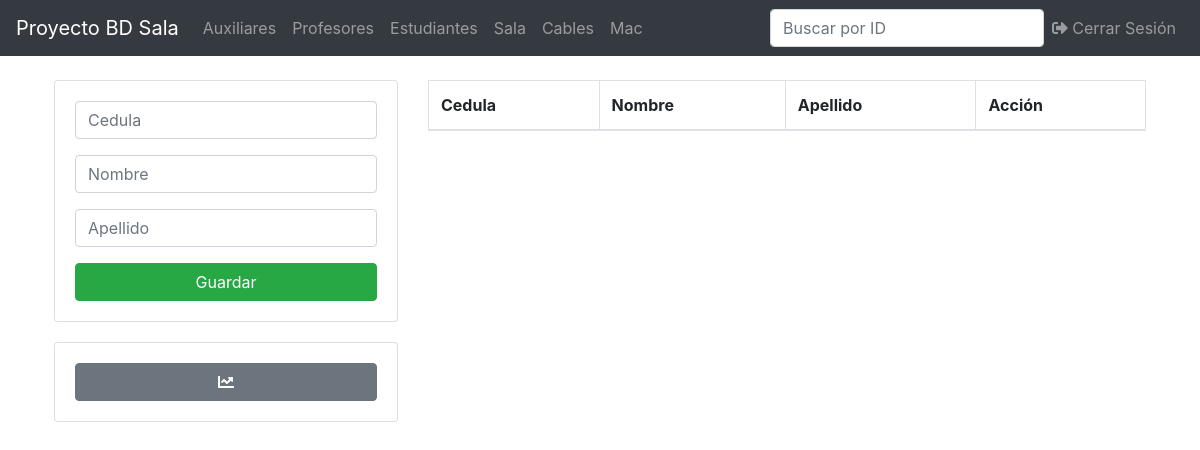
The app's page /profesor.php (signed in), older data.
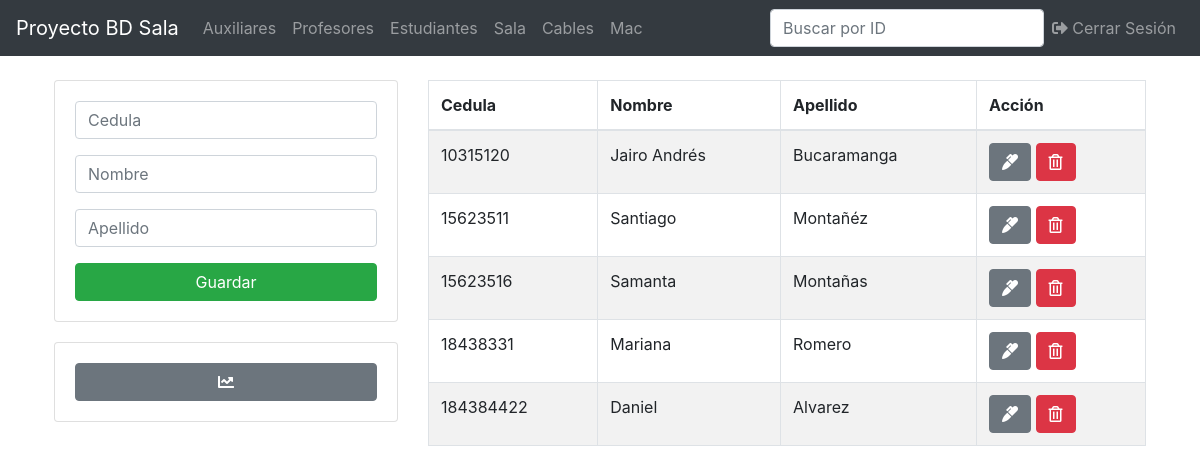
The same page, newer data.
### tables this page shows
CREATE TABLE `profesor` (
  `cedula` varchar(30) NOT NULL
);

CREATE TABLE `persona` (
  `cedula` varchar(30) NOT NULL,
  `nombres` varchar(100) NOT NULL,
  `apellidos` varchar(100) NOT NULL
);

### profesor.php (the view, shortened to what this page needs)
<?php
include("ProyectoBasesDeDatos/db.php");
include('ProyectoBasesDeDatos/includes/header.php');
?>
<main class="container p-4">
  <div class="row">
    <div class="col-md-4">
      <div class="card card-body">
        <form action="/ProyectoBasesDeDatos/save.php" method="POST">
          <div class="form-group">
            <input type="text" name="cedula" class="form-control" placeholder="Cedula"  pattern="[0-9]+"autofocus required title="La cedula solo puede contener numeros">
          </div>
          <div class="form-group">
            <input type="text" name="nombre" class="form-control" placeholder="Nombre"  pattern="[a-zA-ZñÑáéíóúÁÉÍÓÚ\s]+"autofocus required title="El nombre solo puede contener letras">
          </div>
          <div class="form-group">
            <input type="text" name="apellido" class="form-control" placeholder="Apellido"  pattern="[a-zA-ZñÑáéíóúÁÉÍÓÚ\s]+"autofocus required title="El apellido solo puede contener letras">
          </div>
          <input type="submit" name="save_profesor" class="btn btn-success btn-block" value="Guardar">
        </form>
      </div>
        <div class="card card-body" style="margin-top: 20px">
          <a href="/ProyectoBasesDeDatos/graph/index.php?entidad=<?php echo 'auxiliar'?>" class="btn btn-secondary">
          <i class="fas fa-chart-line"></i>
          </a>
        </div>
      </div>
    <div class="col-md-8">
      <table class="table table-bordered table-striped" id="myTable">
        <thead>
          <tr>
            <th>Cedula</th>
            <th>Nombre</th>
            <th>Apellido</th>
            <th>Acción</th>
          </tr>
        </thead>
        <tbody>
          <?php
          $query = "SELECT profesor.cedula, persona.nombres,persona.apellidos FROM persona inner join profesor on persona.cedula = profesor.cedula";
          $result_profesores = mysqli_query($conn, $query);
          while($row = mysqli_fetch_assoc($result_profesores)) { ?>
          <tr>
            <td><?php echo $row['cedula']; ?></td>
            <td><?php echo $row['nombres']; ?></td>
            <td><?php echo $row['apellidos']; ?></td>
            <td>
              <a href="/ProyectoBasesDeDatos/edit.php?id=<?php echo $row['cedula']?>& entidad=<?php echo 'persona'?>" class="btn btn-secondary">
                <i class="fas fa-marker"></i>
              </a>
              <a href="/ProyectoBasesDeDatos/delete.php?id=<?php echo $row['cedula'] ?>& entidad=<?php echo 'persona' ?>" class="btn btn-danger">
                <i class="far fa-trash-alt"></i>
              </a>
            </td>
          </tr>
          <?php } ?>
        </tbody>
      </table>
    </div>
  </div>
</main>
<?php include('includes/footer.php'); ?>

Row changes from the older to the newer data that the page shows:
added profesor: cedula "10315120", cedula.nombres "Jairo Andrés", cedula.apellidos "Bucaramanga"
added profesor: cedula "15623511", cedula.nombres "Santiago", cedula.apellidos "Montañéz"
added profesor: cedula "15623516", cedula.nombres "Samanta", cedula.apellidos "Montañas"
added profesor: cedula "18438331", cedula.nombres "Mariana", cedula.apellidos "Romero"
added profesor: cedula "184384422", cedula.nombres "Daniel", cedula.apellidos "Alvarez"
